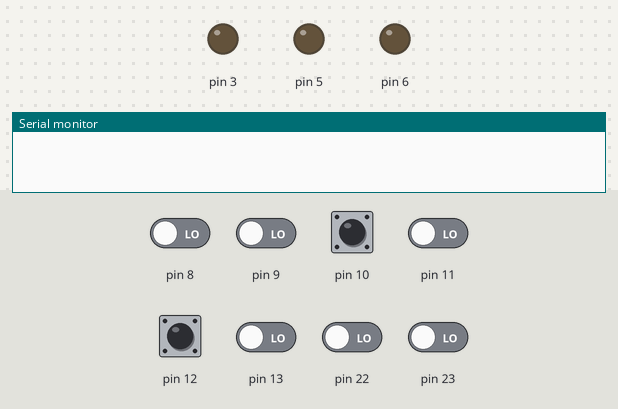
A sketch run on a simulated Arduino Uno, built with avr-gcc and run on an emulated ATmega328P. Shown: output pins drawn as LEDs (lit = HIGH), the last lines printed to the serial monitor. The test bench sets the inputs (shaded band); at power-on: pin 10, pin 12 HIGH, pin 8, pin 9, pin 11, pin 13, pin 22, pin 23 LOW. Random numbers use the default seed unless the sketch sets one.

Above: at 1.2 s.
1.3 s: pin 12 pulled LOW for 0.15 s
At 1.37 s:
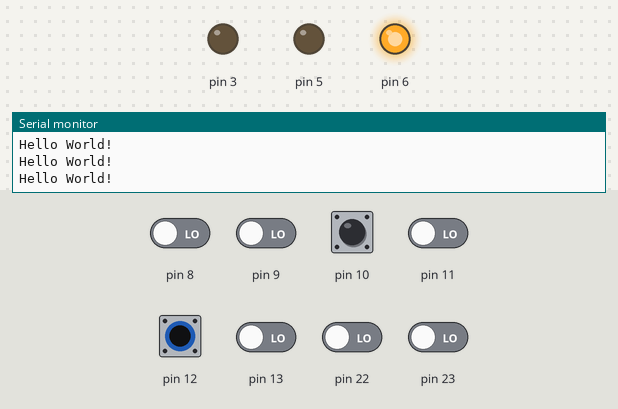
2.9 s: pin 10 pulled LOW for 0.15 s
At 2.97 s:
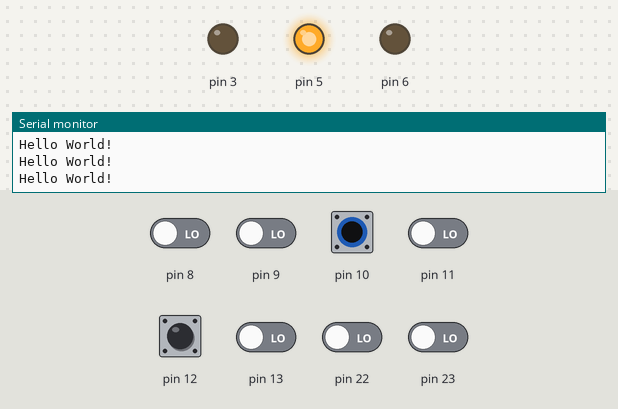
4.5 s: pin 10 pulled LOW for 3.2 s
At 8.3 s:
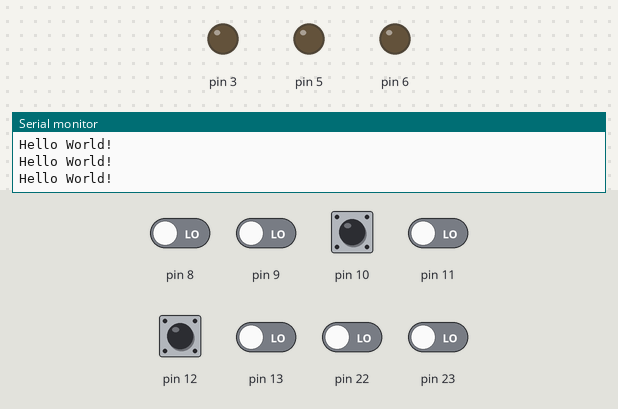
9.2 s: pin 12 pulled LOW for 3.2 s
At 10.6 s:
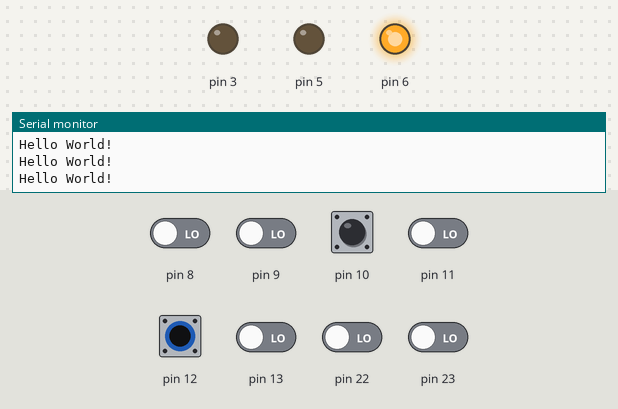
13.9 s: pin 10 driven LOW and pin 12 driven LOW
At 16.7 s:
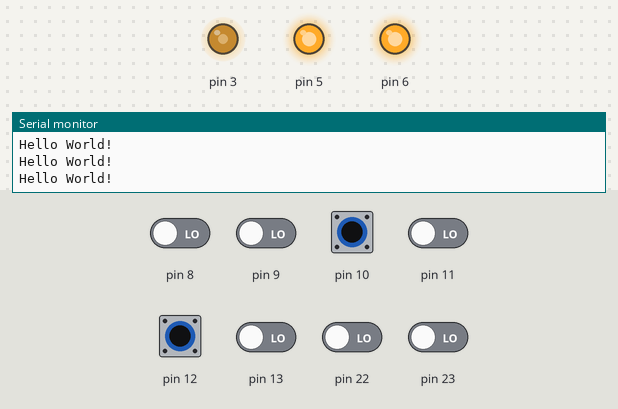
16.9 s: pin 10 driven HIGH
At 17.3 s:
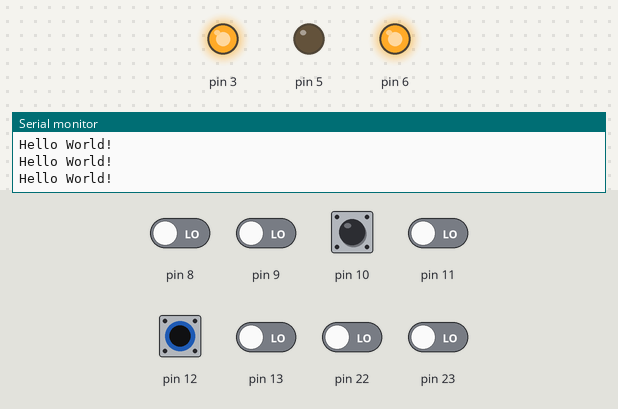
Timing chart, 0 to 19.4 s (numbered marks = the images above; inputs shaded):
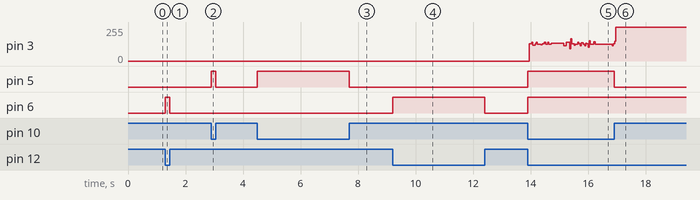

Measured:
- after the input at 1.3 s, pin 6: LOW → HIGH at once, → LOW 0.15 s later
- after the input at 2.9 s, pin 5: LOW → HIGH at once, → LOW 0.15 s later
- after the input at 4.5 s, pin 5: LOW → HIGH at once, → LOW 3.2 s later
- after the input at 9.2 s, pin 6: LOW → HIGH at once, → LOW 3.2 s later
- after the input at 13.9 s, pin 5, pin 6: LOW → HIGH at once
- after the input at 16.9 s, pin 5: HIGH → LOW at once

The sketch:

Bitmanipulatie.ino
```cpp
/* Augustus 2016 - ES12 Opdracht 1 - Rick van Boxtel en Yop Spanjers */
void setup() {
  Serial.begin(9600);
  PINB |= (_BV(PB2) | _BV(PB4)); //Setup pins input
  DDRD |= (_BV (PD5) |  _BV (PD6) | _BV (PD3)); //Setup pins output
}

void loop() {
  uint8_t D10 = PINB & _BV(PB2);
  uint8_t D12 = PINB & _BV(PB4);
  uint8_t rando = random(0, 15);
  if (D10 <= 0)  {
    PORTD |= _BV(PORTD5);
  }
  else {
    PORTD &= ~_BV(PORTD5);
  }
  if (D12 <= 0)  {
    Serial.println("Hello World!");
    PORTD |= _BV(PORTD6);
  }
  else {
    PORTD &= ~_BV(PORTD6);
  }
  if (D10 + D12 <= 0)  {
    int i;
    for (i = 0; i < 100/rando; i++) {
      PORTD ^= _BV(PORTD3);
      delay(rando);
    }
  }
}
```
